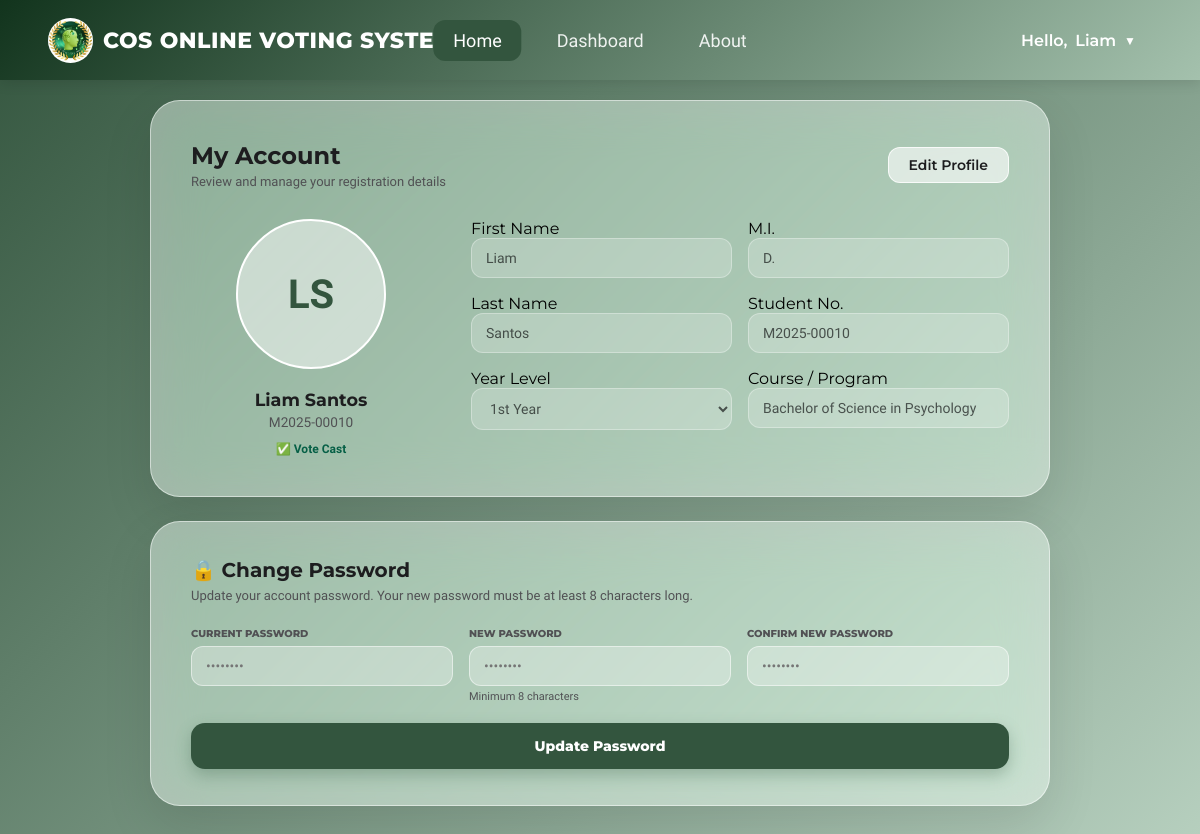
/student/account.php (signed in), run on the app's committed database.
### tables this page shows
CREATE TABLE `users` (
  `id` int(11) NOT NULL,
  `student_id` varchar(20) NOT NULL,
  `first_name` varchar(80) NOT NULL,
  `last_name` varchar(80) NOT NULL,
  `middle_initial` varchar(5) DEFAULT '',
  `email` varchar(120) NOT NULL,
  `password_hash` varchar(255) NOT NULL,
  `course` varchar(80) NOT NULL,
  `year_level` varchar(20) NOT NULL DEFAULT '1st Year',
  `birthday` date DEFAULT NULL,
  `section` varchar(10) DEFAULT '',
  `profile_pic` varchar(255) DEFAULT '',
  `role` enum('student','admin') NOT NULL DEFAULT 'student',
  `verified_by` int(11) DEFAULT NULL,
  `has_voted` tinyint(1) NOT NULL DEFAULT 0,
  `created_at` datetime NOT NULL DEFAULT current_timestamp(),
  `updated_at` datetime NOT NULL DEFAULT current_timestamp() ON UPDATE current_timestamp()
);

### includes/auth.php (called while the page is built, shortened)
<?php
function currentUser(): array {
    return [
        'id'         => $_SESSION['user_id']   ?? null,
        'name'       => $_SESSION['full_name'] ?? 'Guest',
        'first_name' => $_SESSION['first_name'] ?? 'Guest',
        'student_id' => $_SESSION['student_id'] ?? '',
        'role'       => $_SESSION['role']       ?? 'guest',
        'status'     => $_SESSION['status']     ?? '',
        'has_voted'  => $_SESSION['has_voted']  ?? 0,
    ];
}
function isLoggedIn(): bool {
    return !empty($_SESSION['user_id']);
}

### student/account.php (the view, shortened to what this page needs)
<?php
require_once __DIR__ . '/../includes/auth.php';
$db   = getDB();
$user = currentUser();
$stmt = $db->prepare("SELECT * FROM users WHERE id=? LIMIT 1");
$stmt->execute([$user['id']]);
$profile = $stmt->fetch();
$navActive = 'home';
?>
<!DOCTYPE html>
<html lang="en">
<head>
    <link rel="stylesheet" href="/assets/css/shared.css">
</head>
<body>
<?php require_once __DIR__ . '/../includes/navbar.php'; ?>
<div class="glass-card">
    <div class="card-header">
        <div class="title-area">
            <h2>My Account</h2>
            <p>Review and manage your registration details</p>
        </div>
        <button class="edit-btn" id="edit-button" onclick="toggleEdit()">Edit Profile</button>
    </div>
    <div class="main-grid">
        <div class="profile-side">
            <div class="avatar-circle">
                <?php if (!empty($profile['profile_pic'])): ?>
                    <img src="<?= htmlspecialchars($profile['profile_pic']) ?>" alt="Profile">
                <?php else: ?>
                    <?= htmlspecialchars(strtoupper(substr($profile['first_name'],0,1) . substr($profile['last_name'],0,1))) ?>
                <?php endif; ?>
            </div>
            <div class="profile-name"><?= htmlspecialchars($profile['first_name'] . ' ' . $profile['last_name']) ?></div>
            <div class="profile-id"><?= htmlspecialchars($profile['student_id']) ?></div>
            <?php if ($profile['has_voted']): ?>
                <div style="margin-top:12px;font-size:12px;color:#065f46;font-weight:700">✅ Vote Cast</div>
            <?php endif; ?>
        </div>
        <div>
            <form method="POST" id="profileForm" enctype="multipart/form-data">
                <div class="info-grid">
                    <div class="input-group">
                        <label>First Name</label>
                        <input type="text" name="first_name" class="glass-input editable" value="<?= htmlspecialchars($profile['first_name']) ?>" readonly>
                    </div>
                    <div class="input-group">
                        <label>M.I.</label>
                        <input type="text" name="middle_initial" class="glass-input editable" value="<?= htmlspecialchars($profile['middle_initial'] ?? '') ?>" readonly>
                    </div>
                    <div class="input-group">
                        <label>Last Name</label>
                        <input type="text" name="last_name" class="glass-input editable" value="<?= htmlspecialchars($profile['last_name']) ?>" readonly>
                    </div>
                    <div class="input-group">
                        <label>Student No.</label>
                        <input type="text" class="glass-input" value="<?= htmlspecialchars($profile['student_id']) ?>" readonly>
                    </div>
                    <div class="input-group">
                        <label>Year Level</label>
                        <select name="year_level" class="glass-input editable" disabled>
                            <?php foreach (['1st Year','2nd Year','3rd Year','4th Year'] as $yr): ?>
                                <option <?= $profile['year_level']===$yr?'selected':'' ?>><?= $yr ?></option>
                            <?php endforeach; ?>
                        </select>
                    </div>
                    <div class="input-group">
                        <label>Course / Program</label>
                        <input type="text" class="glass-input" value="<?= htmlspecialchars($profile['course']) ?>" readonly>
                    </div>
                </div>
            </form>
        </div>
    </div>
</div>
<div class="password-card">
    <h2>🔒 Change Password</h2>
    <p>Update your account password. Your new password must be at least 8 characters long.</p>
    <form method="POST">
        <div class="pw-grid">
            <div>
                <label class="pw-label">Current Password</label>
                <input type="password" name="current_password" class="pw-input" placeholder="••••••••" required>
            </div>
            <div>
                <label class="pw-label">New Password</label>
                <input type="password" name="new_password" class="pw-input" placeholder="••••••••" required minlength="8">
                <div class="pw-hint">Minimum 8 characters</div>
            </div>
            <div>
                <label class="pw-label">Confirm New Password</label>
                <input type="password" name="confirm_password" class="pw-input" placeholder="••••••••" required>
            </div>
        </div>
        <button type="submit" class="btn-action" style="margin-top:20px">Update Password</button>
    </form>
</div>
</body>
</html>

### includes/navbar.php (shortened to what this page needs)
<?php
$user      = currentUser();
$role      = $user['role'];
$navActive = $navActive ?? '';
$homeUrl = '/index.php';
if ($role === 'admin') {
    $dashboardUrl = '/admin/dashboard.php';
    $homeUrl = '/admin/home.php';
} elseif ($role === 'student') {
    $dashboardUrl = '/student/dashboard.php';
    $homeUrl = '/student/home.php';
} else {
    $dashboardUrl = '/guest/dashboard.php';
}
$aboutUrl = '/about.php';
function navLink(string $href, string $label, string $active, string $key): string {
    $cls = ($active === $key) ? 'nav-link active' : 'nav-link';
    return "<a href=\"$href\" class=\"$cls\">$label</a>";
}
?>
<nav class="navbar">
    <a href="<?= $homeUrl ?>" class="nav-logo">
        <div class="logo-icon">
            <img src="/assets/img/icons/logo.png" alt="logo" style="width:100%;height:100%;object-fit:contain;"
                 onerror="this.style.display='none'">
        </div>
        <div class="logo-text">COS ONLINE VOTING SYSTEM</div>
    </a>
    <div class="nav-links">
        <?= navLink($homeUrl,      'Home',      $navActive, 'home') ?>
        <?php if ($role === 'student'): ?>
            <?= navLink($dashboardUrl, 'Dashboard', $navActive, 'dashboard') ?>
        <?php elseif ($role === 'guest'): ?>
            <?= navLink($dashboardUrl, 'Dashboard', $navActive, 'dashboard') ?>
        <?php endif; ?>
        <?= navLink($aboutUrl, 'About', $navActive, 'about') ?>
    </div>
 <?php if ($role === 'guest' || !isLoggedIn()): ?>
    <div class="nav-auth">
        <a href="/login.php" class="btn-login-oval<?php if (parse_url($_SERVER['REQUEST_URI'], PHP_URL_PATH) === '/login.php') echo ' active'; ?>" style="text-decoration: none; display: inline-block;">
            Log In
        </a>
    </div>
    <?php elseif ($role === 'student'): ?>
    <div class="user-menu-container">
        <div class="user-greeting" onclick="toggleUserMenu(event)">
            Hello, <span><?= htmlspecialchars($user['first_name']) ?></span>
            <span class="arrow-icon">▼</span>
        </div>
    </div>
    <?php endif; ?>
</nav>

### assets/css/shared.css (style rules this page uses)
:root { --deep-green: #12341d; --mid-green: #33553e; --soft-green: #6d9078; --pale-green: #a4c1ad; --tint-green: #d5e8db; --white-glass: rgba(255,255,255,0.3); }
*, *::before, *::after { box-sizing: border-box; margin: 0; padding: 0; }
body { font-family: 'Geist', sans-serif; }
.navbar { position: fixed; top: 0; width: 100%; height: 80px; background: linear-gradient(135deg, #12341d 0%, #a4c1ad 100%); display: flex; align-items: center; justify-content: space-between; padding: 0 4%; z-index: 1000; box-shadow: 0 4px 12px rgba(0,0,0,0.1); }
.nav-logo { display: flex; align-items: center; gap: 10px; color: white; text-decoration: none; }
.logo-icon { background: rgba(255,255,255,0.2); width: 45px; height: 45px; border-radius: 50%; display: flex; align-items: center; justify-content: center; overflow: hidden; }
.logo-text { font-family: 'Montserrat', sans-serif; font-size: 22px; font-weight: 800; letter-spacing: 0.5px; }
.nav-links { display: flex; gap: 15px; position: absolute; left: 50%; transform: translateX(-50%); }
.nav-link { color: rgba(255,255,255,0.9); text-decoration: none; font-size: 18px; font-weight: 500; padding: 10px 20px; border-radius: 12px; transition: all 0.3s ease; }
.nav-link:hover, .nav-link.active { color: white; background-color: #33553e; }
.user-menu-container { position: relative; display: flex; align-items: center; }
.user-greeting { font-family: 'Montserrat', sans-serif; color: #fff; font-weight: 600; font-size: 16px; cursor: pointer; padding: 8px 16px; border-radius: 50px; display: flex; align-items: center; gap: 8px; transition: background 0.2s; }
.arrow-icon { font-size: 12px; }

### data on the page
users: first_name "Liam", first_name+last_name "LS", first_name+last_name "Liam Santos", student "M2025-00010", middle_initial "D.", last_name "Santos", year_level "1st Year", course "Bachelor of Science in Psychology"

### other printed values
$label "Home Dashboard About"
